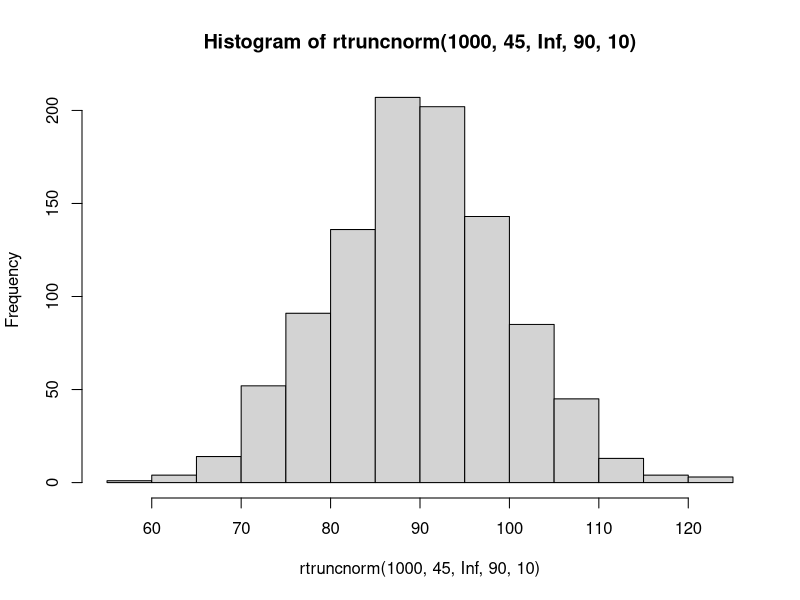
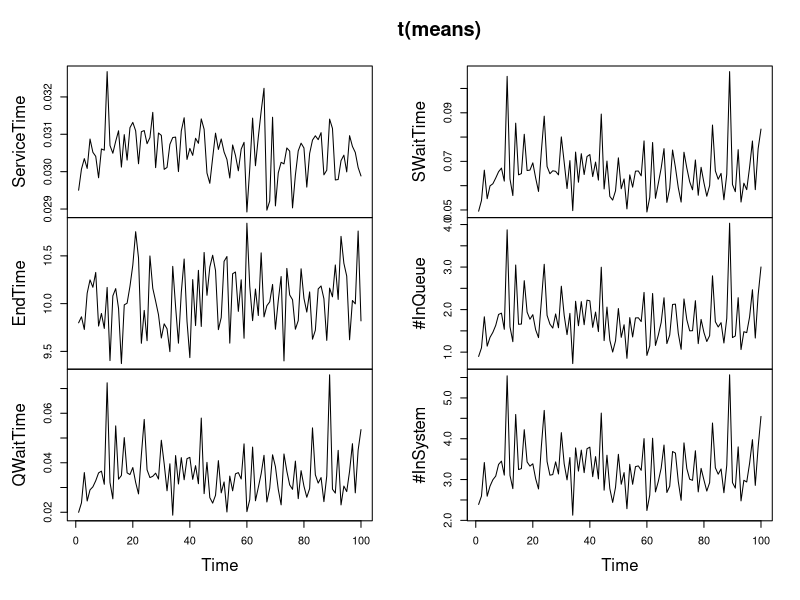

Write R code to recreate these figures, in order. (Note: this script raises an error after producing the figures.)
setwd("~/Desktop/R/BPM")
N = 1000 # customers per simulation
S = 100 # number of trials


# Simulation Function: 
# 0) Arrival time & Service time follow exponential distribution
sim.time=function(nbuyer=100, 
                  prob.type=c(0.4, 0.6), 
                  pay.rate=c(40),
                  make.rate=c(40, 90), 
                  arrv.rate=c(3600/50), 
                  N.fn=function() 1, 
                  p.ratio=0){
  # make time: (Type1) 40sec in hour (Type2) 90sec in hour
  make.rate = make.rate/3600
  pay.rate = pay.rate/3600
  arrv.rate = arrv.rate/3600
  arr.time = rep(0, nbuyer+1)
  serv.time = rep(0, nbuyer+1)
  type=matrix(0, nrow=2, ncol=nbuyer+1)

  for(i in 2:(nbuyer+1)){
    # Arrival time
    arr.time[i] = arr.time[i-1] + rexp(1, 1/arrv.rate)
    
    # Calculate service time
    # drinks type
    N = N.fn()
    t = sample(c(1, 2), N , T, prob=prob.type)
    type[1, i] = length(which(t==1))
    type[2, i] = length(which(t==2))
    
    # sum up all services
    serv.time[i] = rexp(1, 1/pay.rate) * 
      ifelse(p.ratio>0, sample(c(0, 1), T, prob=c(p.ratio, 1-p.ratio)), 1) +  # Payment skip
      type[1, i] * rexp(1, 1/make.rate[1]) + 
      type[2, i] * rexp(1, 1/make.rate[2])
  }
  out=list(ArrivalTime=arr.time[-1], 
           ServiceTime=serv.time[-1], 
           Type=type[, -1])
}

# 1) Customer balking threshold
Q.fn=function(qseq=c(1:5), nbuyer=100){
  q = sample(c(qseq, Inf), nbuyer, 
             prob=c(rep(1/length(qseq), length(qseq)),0.5), replace=T)
  return(q)
}

# 2) Drink amount simulate (sampling)
N.fn=function(maxN){ # No argument
  other.p = 0.5/(maxN-1)
  n = sample(c(1:maxN), 1, F, prob=c(0.5, rep(other.p, (maxN-1))))
  return(n)
}

# 3) Arrival time & service time are constant time
library(truncnorm)
hist(rtruncnorm(1000, 45, Inf, 90, 10)) # Say making type 1 drink with normal
sim.time.norm=function(nbuyer=100, 
                  prob.type=c(0.4, 0.6), 
                  pay.rate=c(40),
                  make.rate=c(40, 90),
                  make.std=c(10, 10),
                  arrv.rate=c(3600/50),
                  N.fn=function() 1, 
                  p.ratio=0){
  # make time: (Type1) 40sec in hour (Type2) 90sec in hour
  make.rate = make.rate/3600
  make.std = make.std/3600
  pay.rate = pay.rate/3600
  arrv.rate = arrv.rate/3600
  arr.time = rep(0, nbuyer+1)
  serv.time = rep(0, nbuyer+1)
  type=matrix(0, nrow=2, ncol=nbuyer+1)
  
  for(i in 2:(nbuyer+1)){
    # Arrival time
    arr.time[i] = arr.time[i-1] + rexp(1, 1/arrv.rate)
    
    # Calculate service time
    # drinks type
    N = N.fn()
    t = sample(c(1, 2), N , T, prob=prob.type)
    type[1, i] = length(which(t==1))
    type[2, i] = length(which(t==2))
    
    # sum up all services
    serv.time[i] = rexp(1, 1/pay.rate) * 
      ifelse(p.ratio>0, sample(c(0, 1), T, prob=c(p.ratio, 1-p.ratio)), 1) +  # Payment skip
      type[1, i] * rtruncnorm(1, make.rate[1]/2, Inf, make.rate[1], make.std[1]) + 
      type[2, i] * rtruncnorm(1, make.rate[2]/2, Inf, make.rate[2], make.std[2])
    # Assume the min making time equal to half of the making time
  }
  out=list(ArrivalTime=arr.time[-1], 
           ServiceTime=serv.time[-1], 
           Type=type[, -1])
}


### Simulation 0: Original setting
set.seed(8787)
sim.original=function(sim=sim.time(100), nserver=2){
  nbuyer = length(sim$ArrivalTime)
  arr.time = sim$ArrivalTime
  serv.time = sim$ServiceTime
  type = sim$Type
  end.time = c()
  start.time = c()
  start.nserver=c()
  Qsofar=rep(0, nbuyer)
  Ssofar=rep(0, nbuyer)
  wait.time.Q=c()
  wait.time.S=c()
  
  # caculate the Non-waiting debuted customer from 1 to N
  for(i in 1:nserver){
    start.time[i] = arr.time[i]
    end.time[i] = start.time[i] + serv.time[i]
  }
  
  # Gothrough all customers
  for(i in (nserver+1):nbuyer){ # Both servers are busy
    end.time.sofar = sort(end.time[1:(i-1)], T)[1:nserver]
    end.time.sofar[is.na(end.time.sofar)] = 0 # so must go to second condition
    if(all(arr.time[i] < end.time.sofar)){
      start.time[i] = min(end.time.sofar)
      end.time[i] = start.time[i] + serv.time[i]
    } else {
      start.time[i] = arr.time[i]
      end.time[i] = start.time[i] + serv.time[i]
    }
  }
  
  # Count the wating time
  for (i in 1:nbuyer){
    wait.time.Q[i] = start.time[i] - arr.time[i]
    wait.time.S[i] = end.time[i] - arr.time[i]
  }
  
  # Count the quening size in System
  for (i in 1:nbuyer){
    processing = which(end.time[1:(i-1)] > arr.time[i])
    Ssofar[i]=length(processing)
  }
  
  # Count the quening size in Queue
  for (i in 1:nbuyer){
    if (start.time[i] > arr.time[i]){
      waiting = which(start.time[1:(i-1)] > arr.time[i])
      Qsofar[i]=length(waiting)
    }
  }
  
  sim.table = cbind(sim$ArrivalTime, 
                    sim$Type[1, ],
                    sim$Type[2, ],
                    matrix(start.time, ncol=1), 
                    sim$ServiceTime, 
                    matrix(end.time, ncol=1), 
                    matrix(wait.time.Q, ncol=1), 
                    matrix(wait.time.S, ncol=1), 
                    matrix(Qsofar, ncol=1), 
                    matrix(Ssofar, ncol=1))
  colnames(sim.table) = c('ArrivalTime', '#Type1', '#Type2', 'StartTime', 'ServiceTime', 'EndTime', 
                          'QWaitTime', 'SWaitTime','#InQueue', '#InSystem')
  return(list(sim.table))
}
result = replicate(S, sim.original(sim.time(N)))
means = do.call(cbind, lapply(result, function(x) colMeans(x[, -4:-1])))
plot.ts(t(means))
cat('=============Simulation Results=============\n',
    '# Avg.Wq: ', mean(means['QWaitTime', ]), '\n', 
    '# Avg.Ws: ', mean(means['SWaitTime', ]), '\n',
    '# Avg.Lq: ', mean(means['#InQueue', ]), '\n',
    '# Avg.Ls: ', mean(means['#InSystem', ]), '\n',
    '===========================================\n')
write.csv(sim.original(sim.time(N)), file='Simulation-Original.csv')

### Simulation 1: Q balking: 
# Scenario: Q balking threshold for each individual
sim.1=function(sim=sim.time(100), nserver=2, balk.fn=Q.fn){
  nbuyer = length(sim$ArrivalTime)
  arr.time = sim$ArrivalTime
  serv.time = sim$ServiceTime
  type = sim$Type
  end.time = c()
  start.time = c()
  start.nserver=c()
  Qsofar=rep(0, nbuyer)
  Ssofar=rep(0, nbuyer)
  wait.time.Q=c()
  wait.time.S=c()
  Q.result=rep(1, nbuyer) # 1 means remaining
  
  # Pre-requisites: 
  ## 1)calculate the Non-waiting debuted customer from 1 to N
  for(i in 1:nserver){
    start.time[i] = arr.time[i]
    end.time[i] = start.time[i] + serv.time[i]
  }
  ## 2)calculate the giveup thresholds
  Q = balk.fn(nbuyer=nbuyer)
  
  # Gothrough all customers
  for(i in (nserver+1):nbuyer){ # Both servers are busy
    # Check waiting length
    queueingNow = length(which(start.time[1:(i-1)] > arr.time[i]))
    Qsofar[i] = queueingNow
    
    end.time.sofar = sort(end.time[1:(i-1)], T)[1:nserver]
    end.time.sofar[is.na(end.time.sofar)] = 0 # so must go to second condition
    if(all(arr.time[i] < end.time.sofar)){ # Waiting
      if(queueingNow > Q[i]){ # Balking
        start.time[i] = arr.time[i]
        serv.time[i] = 0
        end.time[i] = arr.time[i]
        Q.result[i] = 0 
      } else { # Accept waiting
        start.time[i] = min(end.time.sofar)
        end.time[i] = start.time[i] + serv.time[i]
      }
    } else { # Servers available
      start.time[i] = arr.time[i]
      end.time[i] = start.time[i] + serv.time[i]
    }
  }
  
  # Count the wating time
  for (i in 1:nbuyer){
    wait.time.Q[i] = start.time[i] - arr.time[i]
    wait.time.S[i] = end.time[i] - arr.time[i]
  }
  
  # Count the quening size in System
  for (i in 1:nbuyer){
    processing = which(end.time[1:(i-1)] > arr.time[i])
    Ssofar[i]=length(processing)
  }
  
  sim.table = cbind(sim$ArrivalTime, 
                    sim$Type[1, ],
                    sim$Type[2, ],
                    matrix(Q.result, ncol=1),
                    matrix(Q, ncol=1),
                    matrix(start.time, ncol=1), 
                    matrix(serv.time, ncol=1),
                    matrix(end.time, ncol=1), 
                    matrix(wait.time.Q, ncol=1), 
                    matrix(wait.time.S, ncol=1), 
                    matrix(Qsofar, ncol=1), 
                    matrix(Ssofar, ncol=1))
  colnames(sim.table) = c('ArrivalTime', '#Type1', '#Type2', 'Balk', 'BalkThres', 'StartTime','ServiceTime','EndTime', 
                          'QWaitTime', 'SWaitTime','#InQueue', '#InSystem')
  return(list(sim.table))
}
result = replicate(S, sim.1(sim.time(N), 2, Q.fn))
View(sim.1(sim.time(N), 2, Q.fn)[[1]])
Nbalk = unlist(lapply(result, function(x) N-sum(x[, 'Balk'])))
means = do.call(cbind, lapply(result, function(x) colMeans(x[, -4:-1])))
plot.ts(t(means))
cat('=============Simulation Results=============\n',
    '# Avg.Wq: ', mean(means['QWaitTime', ]), '\n', 
    '# Avg.Ws: ', mean(means['SWaitTime', ]), '\n',
    '# Avg.Lq: ', mean(means['#InQueue', ]), '\n',
    '# Avg.Ls: ', mean(means['#InSystem', ]), '\n',
    '# Avg.Balk: ', mean(Nbalk), '\n',
    '===========================================\n')
write.csv(sim.1(sim.time(N), 2, Q.fn), file='Simulation-Q5.csv')

### simulation 2:
# Scenario: For limited waiting space K, say K=10
K=10
sim.2=function(sim=sim.time(100), nserver=2, forbid.thres=Inf){
  nbuyer = length(sim$ArrivalTime)
  arr.time = sim$ArrivalTime
  serv.time = sim$ServiceTime
  type = sim$Type
  end.time = c()
  start.time = c()
  start.nserver=c()
  Qsofar=rep(0, nbuyer)
  Ssofar=rep(0, nbuyer)
  wait.time.Q=c()
  wait.time.S=c()
  K.result=rep(1, nbuyer)

  # Pre-requisites: 
  ## 1)calculate the Non-waiting debuted customer from 1 to N
  for(i in 1:nserver){
    start.time[i] = arr.time[i]
    end.time[i] = start.time[i] + serv.time[i]
  }

  # Gothrough all customers
  for(i in (nserver+1):nbuyer){ # Both servers are busy
    # Check waiting length
    queueingNow = length(which(start.time[1:(i-1)] > arr.time[i]))
    Qsofar[i] = queueingNow
    
    end.time.sofar = sort(end.time[1:(i-1)], T)[1:nserver]
    end.time.sofar[is.na(end.time.sofar)] = 0 # so must go to second condition
    if(all(arr.time[i] < end.time.sofar)){ # Waiting
      if(queueingNow > forbid.thres){ # Forbiden, out of waiting space
        start.time[i] = arr.time[i]
        serv.time[i] = 0
        end.time[i] = arr.time[i]
        K.result[i] = 0 
      } else { # Accept waiting
        start.time[i] = min(end.time.sofar)
        end.time[i] = start.time[i] + serv.time[i]
      }
    } else { # Servers available
      start.time[i] = arr.time[i]
      end.time[i] = start.time[i] + serv.time[i]
    }
  }
  
  # Count the wating time
  for (i in 1:nbuyer){
    wait.time.Q[i] = start.time[i] - arr.time[i]
    wait.time.S[i] = end.time[i] - arr.time[i]
  }
  
  # Count the quening size in System
  for (i in 1:nbuyer){
    processing = which(end.time[1:(i-1)] > arr.time[i])
    Ssofar[i]=length(processing)
  }
  
  sim.table = cbind(sim$ArrivalTime, 
                    sim$Type[1, ],
                    sim$Type[2, ],
                    matrix(K.result, ncol=1),
                    matrix(start.time, ncol=1), 
                    matrix(serv.time, ncol=1),
                    matrix(end.time, ncol=1), 
                    matrix(wait.time.Q, ncol=1), 
                    matrix(wait.time.S, ncol=1), 
                    matrix(Qsofar, ncol=1), 
                    matrix(Ssofar, ncol=1))
  colnames(sim.table) = c('ArrivalTime', '#Type1', '#Type2', 'SpaceAvail', 'StartTime','ServiceTime','EndTime', 
                          'QWaitTime', 'SWaitTime','#InQueue', '#InSystem')
  return(list(sim.table))
}
result = replicate(S, sim.2(sim.time(N), 2, K))
Nforbid = unlist(lapply(result, function(x) N-sum(x[, 'SpaceAvail'])))
means = do.call(cbind, lapply(result, function(x) colMeans(x[, -4:-1])))
plot.ts(t(means))
cat('=============Simulation Results=============\n',
    '# Avg.Wq: ', mean(means['QWaitTime', ]), '\n', 
    '# Avg.Ws: ', mean(means['SWaitTime', ]), '\n',
    '# Avg.Lq: ', mean(means['#InQueue', ]), '\n',
    '# Avg.Ls: ', mean(means['#InSystem', ]), '\n',
    '# Avg.Forbid: ', mean(Nforbid), '\n',
    '===========================================\n')
write.csv(sim.2(sim.time(N), 2, K), file='Simulation-K10.csv')



### Simulation 3: Q balking: 
# Scenario: Q balking threshold & K limited space
K=10
sim.3=function(sim=sim.time(100), nserver=2, balk.fn=Q.fn, forbid.thres=Inf){
  nbuyer = length(sim$ArrivalTime)
  arr.time = sim$ArrivalTime
  serv.time = sim$ServiceTime
  type = sim$Type
  end.time = c()
  start.time = c()
  start.nserver=c()
  Qsofar=rep(0, nbuyer)
  Ssofar=rep(0, nbuyer)
  wait.time.Q=c()
  wait.time.S=c()
  QK.result=rep(1, nbuyer)
  # 1 for (Available Space & Accept Waiting)
  # 0 for (Reject Waiting)
  # -1 for (No avaiable Space)...Not sure the waiting decision
  
  # Pre-requisites: 
  ## 1)calculate the Non-waiting debuted customer from 1 to N
  for(i in 1:nserver){
    start.time[i] = arr.time[i]
    end.time[i] = start.time[i] + serv.time[i]
  }
  ## 2)calculate the giveup thresholds
  Q = balk.fn(nbuyer=nbuyer)
  
  # Gothrough all customers
  for(i in (nserver+1):nbuyer){ # Both servers are busy
    # Check waiting length
    queueingNow = length(which(start.time[1:(i-1)] > arr.time[i]))
    Qsofar[i] = queueingNow
    
    end.time.sofar = sort(end.time[1:(i-1)], T)[1:nserver]
    end.time.sofar[is.na(end.time.sofar)] = 0 # so must go to second condition
    if(all(arr.time[i] < end.time.sofar)){ # Waiting
      if(queueingNow > forbid.thres){ # Forbidding
        start.time[i] = arr.time[i]
        serv.time[i] = 0
        end.time[i] = arr.time[i]
        QK.result[i] = -1 
      } else if(queueingNow > Q[i]){ # Balking
        start.time[i] = arr.time[i]
        serv.time[i] = 0
        end.time[i] = arr.time[i]
        QK.result[i] = 0 
      } else { # Accept waiting
        start.time[i] = min(end.time.sofar)
        end.time[i] = start.time[i] + serv.time[i]
      }
    } else { # Servers available
      start.time[i] = arr.time[i]
      end.time[i] = start.time[i] + serv.time[i]
    }
  }
  
  # Count the wating time
  for (i in 1:nbuyer){
    wait.time.Q[i] = start.time[i] - arr.time[i]
    wait.time.S[i] = end.time[i] - arr.time[i]
  }
  
  # Count the quening size in System
  for (i in 1:nbuyer){
    processing = which(end.time[1:(i-1)] > arr.time[i])
    Ssofar[i]=length(processing)
  }
  
  sim.table = cbind(sim$ArrivalTime, 
                    sim$Type[1, ],
                    sim$Type[2, ],
                    matrix(QK.result, ncol=1),
                    matrix(Q, ncol=1),
                    matrix(start.time, ncol=1), 
                    matrix(serv.time, ncol=1),
                    matrix(end.time, ncol=1), 
                    matrix(wait.time.Q, ncol=1), 
                    matrix(wait.time.S, ncol=1), 
                    matrix(Qsofar, ncol=1), 
                    matrix(Ssofar, ncol=1))
  colnames(sim.table) = c('ArrivalTime', '#Type1', '#Type2', 'Entering', 'BalkThres', 'StartTime','ServiceTime','EndTime', 
                          'QWaitTime', 'SWaitTime','#InQueue', '#InSystem')
  return(list(sim.table))
}
result = replicate(S, sim.3(sim.time(N), 2, Q.fn, K))
Nleft = unlist(lapply(result, function(x) N-sum(x[, 'Entering']==1)))
means = do.call(cbind, lapply(result, function(x) colMeans(x[, -4:-1])))
cat('=============Simulation Results=============\n',
    '# Avg.Wq: ', mean(means['QWaitTime', ]), '\n', 
    '# Avg.Ws: ', mean(means['SWaitTime', ]), '\n',
    '# Avg.Lq: ', mean(means['#InQueue', ]), '\n',
    '# Avg.Ls: ', mean(means['#InSystem', ]), '\n',
    '# Avg.Left(KwithQ): ', mean(Nleft), '\n',
    '===========================================\n')
write.csv(sim.3(sim.time(N), 2, Q.fn, K), file='Simulation-Q5-K10.csv')

### Simulation 4: N drinks per customer by sampling
MAXN = 2
cat('@Sampling in max 3:', replicate(5, N.fn(3)), 
    '\n@Sampling in max 5:', replicate(5, N.fn(5))) 
# Demo
hist(replicate(100, N.fn(8)))

sim.4=function(sim=sim.time(100, N.fn=function() N.fn(MAXN)), nserver=2){
  nbuyer = length(sim$ArrivalTime)
  arr.time = sim$ArrivalTime
  serv.time = sim$ServiceTime
  type = sim$Type
  end.time = c()
  start.time = c()
  start.nserver=c()
  Qsofar=rep(0, nbuyer)
  Ssofar=rep(0, nbuyer)
  wait.time.Q=c()
  wait.time.S=c()
  
  # caculate the Non-waiting debuted customer from 1 to N
  for(i in 1:nserver){
    start.time[i] = arr.time[i]
    end.time[i] = start.time[i] + serv.time[i]
  }
  
  # Gothrough all customers
  for(i in (nserver+1):nbuyer){ # Both servers are busy
    end.time.sofar = sort(end.time[1:(i-1)], T)[1:nserver]
    end.time.sofar[is.na(end.time.sofar)] = 0 # so must go to second condition
    if(all(arr.time[i] < end.time.sofar)){
      start.time[i] = min(end.time.sofar)
      end.time[i] = start.time[i] + serv.time[i]
    } else {
      start.time[i] = arr.time[i]
      end.time[i] = start.time[i] + serv.time[i]
    }
  }
  
  # Count the wating time
  for (i in 1:nbuyer){
    wait.time.Q[i] = start.time[i] - arr.time[i]
    wait.time.S[i] = end.time[i] - arr.time[i]
  }
  
  # Count the quening size in System
  for (i in 1:nbuyer){
    processing = which(end.time[1:(i-1)] > arr.time[i])
    Ssofar[i]=length(processing)
  }
  
  # Count the quening size in Queue
  for (i in 1:nbuyer){
    if (start.time[i] > arr.time[i]){
      waiting = which(start.time[1:(i-1)] > arr.time[i])
      Qsofar[i]=length(waiting)
    }
  }
  
  sim.table = cbind(sim$ArrivalTime, 
                    sim$Type[1, ],
                    sim$Type[2, ],
                    matrix(start.time, ncol=1), 
                    sim$ServiceTime, 
                    matrix(end.time, ncol=1), 
                    matrix(wait.time.Q, ncol=1), 
                    matrix(wait.time.S, ncol=1), 
                    matrix(Qsofar, ncol=1), 
                    matrix(Ssofar, ncol=1))
  colnames(sim.table) = c('ArrivalTime', '#Type1', '#Type2', 'StartTime', 'ServiceTime', 'EndTime', 
                          'QWaitTime', 'SWaitTime','#InQueue', '#InSystem')
  return(list(sim.table))
}
result = replicate(S, sim.4(sim.time(N, N.fn=function() N.fn(MAXN))))
means = do.call(cbind, lapply(result, function(x) colMeans(x[, -4:-1])))
cat('=============Simulation Results=============\n',
    '# Avg.Wq: ', mean(means['QWaitTime', ]), '\n', 
    '# Avg.Ws: ', mean(means['SWaitTime', ]), '\n',
    '# Avg.Lq: ', mean(means['#InQueue', ]), '\n',
    '# Avg.Ls: ', mean(means['#InSystem', ]), '\n',
    '===========================================\n')
write.csv(sim.4(sim.time(N, N.fn=function() N.fn(MAXN))), file='Simulation-N2.csv')


### Improvement 1: Process acceleration...@ payment time, NO check skip the payment
### (by online ordering & payment)
improv.1=function(sim=sim.time(100, p.ratio=0.1), nserver=2){
    nbuyer = length(sim$ArrivalTime)
    arr.time = sim$ArrivalTime
    serv.time = sim$ServiceTime
    type = sim$Type
    end.time = c()
    start.time = c()
    start.nserver=c()
    Qsofar=rep(0, nbuyer)
    Ssofar=rep(0, nbuyer)
    wait.time.Q=c()
    wait.time.S=c()
    
    # caculate the Non-waiting debuted customer from 1 to N
    for(i in 1:nserver){
      start.time[i] = arr.time[i]
      end.time[i] = start.time[i] + serv.time[i]
    }
    
    # Gothrough all customers
    for(i in (nserver+1):nbuyer){ # Both servers are busy
      end.time.sofar = sort(end.time[1:(i-1)], T)[1:nserver]
      end.time.sofar[is.na(end.time.sofar)] = 0 # so must go to second condition
      if(all(arr.time[i] < end.time.sofar)){
        start.time[i] = min(end.time.sofar)
        end.time[i] = start.time[i] + serv.time[i]
      } else {
        start.time[i] = arr.time[i]
        end.time[i] = start.time[i] + serv.time[i]
      }
    }
    
    # Count the wating time
    for (i in 1:nbuyer){
      wait.time.Q[i] = start.time[i] - arr.time[i]
      wait.time.S[i] = end.time[i] - arr.time[i]
    }
    
    # Count the quening size in System
    for (i in 1:nbuyer){
      processing = which(end.time[1:(i-1)] > arr.time[i])
      Ssofar[i]=length(processing)
    }
    
    # Count the quening size in Queue
    for (i in 1:nbuyer){
      if (start.time[i] > arr.time[i]){
        waiting = which(start.time[1:(i-1)] > arr.time[i])
        Qsofar[i]=length(waiting)
      }
    }
    
    sim.table = cbind(sim$ArrivalTime, 
                      sim$Type[1, ],
                      sim$Type[2, ],
                      matrix(start.time, ncol=1), 
                      sim$ServiceTime, 
                      matrix(end.time, ncol=1), 
                      matrix(wait.time.Q, ncol=1), 
                      matrix(wait.time.S, ncol=1), 
                      matrix(Qsofar, ncol=1), 
                      matrix(Ssofar, ncol=1))
    colnames(sim.table) = c('ArrivalTime', '#Type1', '#Type2', 'StartTime', 'ServiceTime', 'EndTime', 
                            'QWaitTime', 'SWaitTime','#InQueue', '#InSystem')
    return(list(sim.table))
  }
result = replicate(S, improv.1(sim.time(N, p.ratio=0.1)))
means = do.call(cbind, lapply(result, function(x) colMeans(x[, -4:-1])))
cat('=============Simulation Results=============\n',
    '# Avg.Wq: ', mean(means['QWaitTime', ]), '\n', 
    '# Avg.Ws: ', mean(means['SWaitTime', ]), '\n',
    '# Avg.Lq: ', mean(means['#InQueue', ]), '\n',
    '# Avg.Ls: ', mean(means['#InSystem', ]), '\n',
    '===========================================\n')
write.csv(improv.1(sim.time(N, p.ratio=0.1)), file='Improvement-SKIPpay.csv')

### Improvement 2: Process acceleration...@ making time, Fixed(constant)/Low-std(norm)/Low-mean(exp)

### Case1 - Low-std: little variation on making drinks.
improv.2=function(sim=sim.time.norm(100, make.std=c(10, 10)), nserver=2){
  nbuyer = length(sim$ArrivalTime)
  arr.time = sim$ArrivalTime
  serv.time = sim$ServiceTime
  type = sim$Type
  end.time = c()
  start.time = c()
  start.nserver=c()
  Qsofar=rep(0, nbuyer)
  Ssofar=rep(0, nbuyer)
  wait.time.Q=c()
  wait.time.S=c()
  
  # caculate the Non-waiting debuted customer from 1 to N
  for(i in 1:nserver){
    start.time[i] = arr.time[i]
    end.time[i] = start.time[i] + serv.time[i]
  }
  
  # Gothrough all customers
  for(i in (nserver+1):nbuyer){ # Both servers are busy
    end.time.sofar = sort(end.time[1:(i-1)], T)[1:nserver]
    end.time.sofar[is.na(end.time.sofar)] = 0 # so must go to second condition
    if(all(arr.time[i] < end.time.sofar)){
      start.time[i] = min(end.time.sofar)
      end.time[i] = start.time[i] + serv.time[i]
    } else {
      start.time[i] = arr.time[i]
      end.time[i] = start.time[i] + serv.time[i]
    }
  }
  
  # Count the wating time
  for (i in 1:nbuyer){
    wait.time.Q[i] = start.time[i] - arr.time[i]
    wait.time.S[i] = end.time[i] - arr.time[i]
  }
  
  # Count the quening size in System
  for (i in 1:nbuyer){
    processing = which(end.time[1:(i-1)] > arr.time[i])
    Ssofar[i]=length(processing)
  }
  
  # Count the quening size in Queue
  for (i in 1:nbuyer){
    if (start.time[i] > arr.time[i]){
      waiting = which(start.time[1:(i-1)] > arr.time[i])
      Qsofar[i]=length(waiting)
    }
  }
  
  sim.table = cbind(sim$ArrivalTime, 
                    sim$Type[1, ],
                    sim$Type[2, ],
                    matrix(start.time, ncol=1), 
                    sim$ServiceTime, 
                    matrix(end.time, ncol=1), 
                    matrix(wait.time.Q, ncol=1), 
                    matrix(wait.time.S, ncol=1), 
                    matrix(Qsofar, ncol=1), 
                    matrix(Ssofar, ncol=1))
  colnames(sim.table) = c('ArrivalTime', '#Type1', '#Type2', 'StartTime', 'ServiceTime', 'EndTime', 
                          'QWaitTime', 'SWaitTime','#InQueue', '#InSystem')
  return(list(sim.table))
}
result = replicate(S, improv.2(sim.time.norm(N, make.std=c(10, 10))))
means = do.call(cbind, lapply(result, function(x) colMeans(x[, -4:-1])))
cat('=============Simulation Results=============\n',
    '# Avg.Wq: ', mean(means['QWaitTime', ]), '\n', 
    '# Avg.Ws: ', mean(means['SWaitTime', ]), '\n',
    '# Avg.Lq: ', mean(means['#InQueue', ]), '\n',
    '# Avg.Ls: ', mean(means['#InSystem', ]), '\n',
    '===========================================\n')
write.csv(improv.2(sim.time.norm(N, make.std=c(10, 10))), file='Improvement-SmallStdMake.csv')

### Case2 - Fixed: NO standard deviation
result = replicate(S, improv.2(sim.time.norm(N, make.std=c(0, 0))))
means = do.call(cbind, lapply(result, function(x) colMeans(x[, -4:-1])))
cat('=============Simulation Results=============\n',
    '# Avg.Wq: ', mean(means['QWaitTime', ]), '\n', 
    '# Avg.Ws: ', mean(means['SWaitTime', ]), '\n',
    '# Avg.Lq: ', mean(means['#InQueue', ]), '\n',
    '# Avg.Ls: ', mean(means['#InSystem', ]), '\n',
    '===========================================\n')
write.csv(improv.2(sim.time.norm(N, make.std=c(0, 0))), file='Improvement-ZeroStdMake.csv')

### Case3 - Low-mean: Proficient employee accelerates.
result = replicate(S, improv.2(sim.time(N, make.rate=c(30, 80))))
means = do.call(cbind, lapply(result, function(x) colMeans(x[, -4:-1])))
cat('=============Simulation Results=============\n',
    '# Avg.Wq: ', mean(means['QWaitTime', ]), '\n', 
    '# Avg.Ws: ', mean(means['SWaitTime', ]), '\n',
    '# Avg.Lq: ', mean(means['#InQueue', ]), '\n',
    '# Avg.Ls: ', mean(means['#InSystem', ]), '\n',
    '===========================================\n')
write.csv(improv.2(sim.time(N, make.rate=c(30, 80))), file='Improvement-SmallMeanMake.csv')

### Improvement 3: New employess to 3
improv.3=function(sim=sim.time(100), nserver=3){
  nbuyer = length(sim$ArrivalTime)
  arr.time = sim$ArrivalTime
  serv.time = sim$ServiceTime
  type = sim$Type
  end.time = c()
  start.time = c()
  start.nserver=c()
  Qsofar=rep(0, nbuyer)
  Ssofar=rep(0, nbuyer)
  wait.time.Q=c()
  wait.time.S=c()
  
  # caculate the Non-waiting debuted customer from 1 to N
  for(i in 1:nserver){
    start.time[i] = arr.time[i]
    end.time[i] = start.time[i] + serv.time[i]
  }
  
  # Gothrough all customers
  for(i in (nserver+1):nbuyer){ # Both servers are busy
    end.time.sofar = sort(end.time[1:(i-1)], T)[1:nserver]
    end.time.sofar[is.na(end.time.sofar)] = 0 # so must go to second condition
    if(all(arr.time[i] < end.time.sofar)){
      start.time[i] = min(end.time.sofar)
      end.time[i] = start.time[i] + serv.time[i]
    } else {
      start.time[i] = arr.time[i]
      end.time[i] = start.time[i] + serv.time[i]
    }
  }
  
  # Count the wating time
  for (i in 1:nbuyer){
    wait.time.Q[i] = start.time[i] - arr.time[i]
    wait.time.S[i] = end.time[i] - arr.time[i]
  }
  
  # Count the quening size in System
  for (i in 1:nbuyer){
    processing = which(end.time[1:(i-1)] > arr.time[i])
    Ssofar[i]=length(processing)
  }
  
  # Count the quening size in Queue
  for (i in 1:nbuyer){
    if (start.time[i] > arr.time[i]){
      waiting = which(start.time[1:(i-1)] > arr.time[i])
      Qsofar[i]=length(waiting)
    }
  }
  
  sim.table = cbind(sim$ArrivalTime, 
                    sim$Type[1, ],
                    sim$Type[2, ],
                    matrix(start.time, ncol=1), 
                    sim$ServiceTime, 
                    matrix(end.time, ncol=1), 
                    matrix(wait.time.Q, ncol=1), 
                    matrix(wait.time.S, ncol=1), 
                    matrix(Qsofar, ncol=1), 
                    matrix(Ssofar, ncol=1))
  colnames(sim.table) = c('ArrivalTime', '#Type1', '#Type2', 'StartTime', 'ServiceTime', 'EndTime', 
                          'QWaitTime', 'SWaitTime','#InQueue', '#InSystem')
  return(list(sim.table))
}
result = replicate(S, improv.3(sim.time(N)))
means = do.call(cbind, lapply(result, function(x) colMeans(x[, -4:-1])))
cat('=============Simulation Results=============\n',
    '# Avg.Wq: ', mean(means['QWaitTime', ]), '\n', 
    '# Avg.Ws: ', mean(means['SWaitTime', ]), '\n',
    '# Avg.Lq: ', mean(means['#InQueue', ]), '\n',
    '# Avg.Ls: ', mean(means['#InSystem', ]), '\n',
    '===========================================\n')
write.csv(improv.3(sim.time(N), nserver=3), file='Improvement-3Staff.csv')
